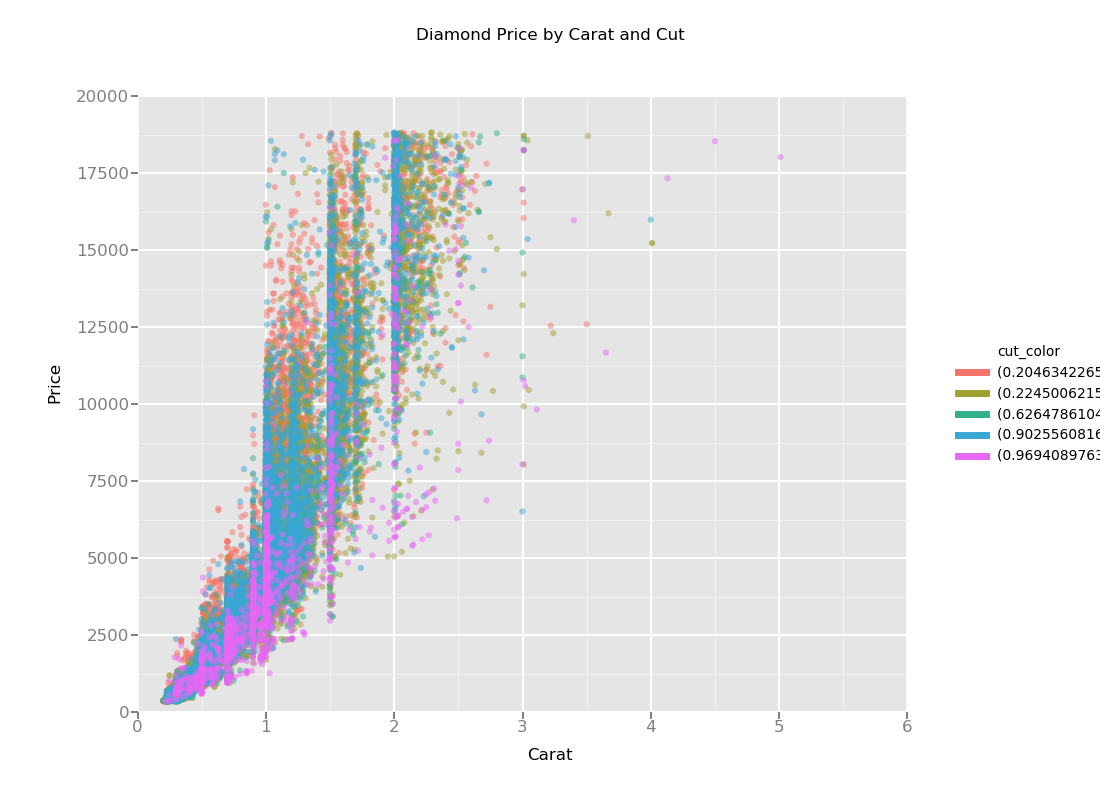

The script that saved this image:
#!/usr/bin/env python3

from ggplot import *

print(diamonds.head())
plt = ggplot(diamonds, aes(x='carat', y='price', colour='cut')) + \
      geom_point(alpha=0.5) + \
      scale_color_gradient(low='#05D9F6', high='#5011D1') + \
      xlim(0, 6) + ylim(0, 20000) + \
      xlab("Carat") + ylab("Price") + \
      ggtitle("Diamond Price by Carat and Cut") + \
      theme_gray()
print(plt)

ggplot.save(plt, "ggplot_plots.png", dpi=400)
